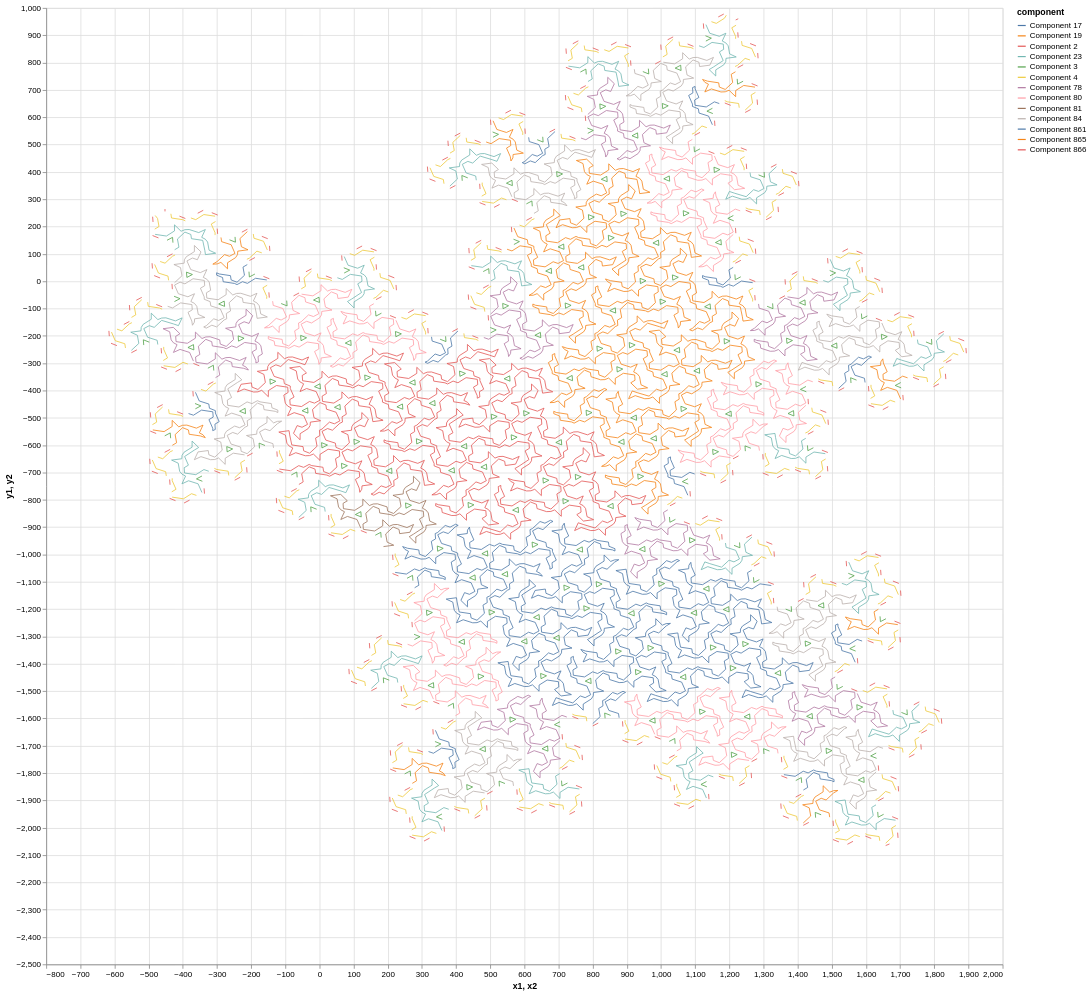

Here is the notebook cell this chart was saved with:
### Code cell
# I think this one makes infinite lines.
edges_selected = [2,5,7,8]
combo_selected = "0011001100"
all_edges = generate_map_of_valid_combinations(edges_selected)
non_crossing_options = filter_non_crossing_combinations(all_edges)
allowed_edges = get_edges_from_combo(non_crossing_options, string_to_combo(combo_selected))#1200001100

fg = filter_edges(big_edge_graph, allowed_edges)
components = find_components(fg) # components is a list of every path.
leaves, circuits, others, unique_comps = comps_and_analysis(fg, components)
chart = plot_big_graph_with_components(fg, components, add_labels=False)
chart.interactive()

### Figure 1 — Vega specification as saved in the notebook (floating-point values rounded to 4 significant figures; data arrays with more than 128 entries replaced by an {"elided": "..."} marker saying what was removed)
{"$schema": "https://vega.github.io/schema/vega/v5.json", "data": [{"name": "param_3_store"}, {"name": "param_4_store"}, {"name": "source_0", "values": {"elided": "6818 records"}}, {"name": "source_0_color_domain_component", "values": [{"component": "Component 4"}, {"component": "Component 2"}, {"component": "Component 80"}, {"component": "Component 3"}, {"component": "Component 23"}, {"component": "Component 84"}, {"component": "Component 78"}, {"component": "Component 17"}, {"component": "Component 19"}, {"component": "Component 866"}, {"component": "Component 865"}, {"component": "Component 861"}, {"component": "Component 81"}]}], "signals": [{"name": "unit", "value": {}, "on": [{"events": "pointermove", "update": "isTuple(group()) ? group() : unit"}]}, {"name": "param_3", "update": "vlSelectionResolve(\"param_3_store\", \"union\")"}, {"name": "param_4", "update": "vlSelectionResolve(\"param_4_store\", \"union\")"}, {"name": "param_3_x1", "on": [{"events": [{"source": "view", "type": "dblclick"}], "update": "null"}, {"events": {"signal": "param_3_translate_delta"}, "update": "panLinear(param_3_translate_anchor.extent_x, -param_3_translate_delta.x / width)"}, {"events": {"signal": "param_3_zoom_delta"}, "update": "zoomLinear(domain(\"x\"), param_3_zoom_anchor.x, param_3_zoom_delta)"}]}, {"name": "param_3_y1", "on": [{"events": [{"source": "view", "type": "dblclick"}], "update": "null"}, {"events": {"signal": "param_3_translate_delta"}, "update": "panLinear(param_3_translate_anchor.extent_y, param_3_translate_delta.y / height)"}, {"events": {"signal": "param_3_zoom_delta"}, "update": "zoomLinear(domain(\"y\"), param_3_zoom_anchor.y, param_3_zoom_delta)"}]}, {"name": "param_3_tuple", "on": [{"events": [{"signal": "param_3_x1 || param_3_y1"}], "update": "param_3_x1 && param_3_y1 ? {unit: \"\", fields: param_3_tuple_fields, values: [param_3_x1,param_3_y1]} : null"}]}, {"name": "param_3_tuple_fields", "value": [{"field": "x1", "channel": "x", "type": "R"}, {"field": "y1", "channel": "y", "type": "R"}]}, {"name": "param_3_translate_anchor", "value": {}, "on": [{"events": [{"source": "scope", "type": "pointerdown"}], "update": "{x: x(unit), y: y(unit), extent_x: domain(\"x\"), extent_y: domain(\"y\")}"}]}, {"name": "param_3_translate_delta", "value": {}, "on": [{"events": [{"source": "window", "between": [{"source": "scope", "type": "pointerdown"}, {"source": "window", "type": "pointerup"}], "consume": true, "type": "pointermove"}], "update": "{x: param_3_translate_anchor.x - x(unit), y: param_3_translate_anchor.y - y(unit)}"}]}, {"name": "param_3_zoom_anchor", "on": [{"events": [{"source": "scope", "consume": true, "type": "wheel"}], "update": "{x: invert(\"x\", x(unit)), y: invert(\"y\", y(unit))}"}]}, {"name": "param_3_zoom_delta", "on": [{"events": [{"source": "scope", "type": "wheel", "consume": true}], "update": "pow(1.001, event.deltaY * pow(16, event.deltaMode))", "force": true}]}, {"name": "param_3_modify", "on": [{"events": {"signal": "param_3_tuple"}, "update": "modify(\"param_3_store\", param_3_tuple, true)"}]}, {"name": "param_4_x1", "on": [{"events": [{"source": "view", "type": "dblclick"}], "update": "null"}, {"events": {"signal": "param_4_translate_delta"}, "update": "panLinear(param_4_translate_anchor.extent_x, -param_4_translate_delta.x / width)"}, {"events": {"signal": "param_4_zoom_delta"}, "update": "zoomLinear(domain(\"x\"), param_4_zoom_anchor.x, param_4_zoom_delta)"}]}, {"name": "param_4_y1", "on": [{"events": [{"source": "view", "type": "dblclick"}], "update": "null"}, {"events": {"signal": "param_4_translate_delta"}, "update": "panLinear(param_4_translate_anchor.extent_y, param_4_translate_delta.y / height)"}, {"events": {"signal": "param_4_zoom_delta"}, "update": "zoomLinear(domain(\"y\"), param_4_zoom_anchor.y, param_4_zoom_delta)"}]}, {"name": "param_4_tuple", "on": [{"events": [{"signal": "param_4_x1 || param_4_y1"}], "update": "param_4_x1 && param_4_y1 ? {unit: \"\", fields: param_4_tuple_fields, values: [param_4_x1,param_4_y1]} : null"}]}, {"name": "param_4_tuple_fields", "value": [{"field": "x1", "channel": "x", "type": "R"}, {"field": "y1", "channel": "y", "type": "R"}]}, {"name": "param_4_translate_anchor", "value": {}, "on": [{"events": [{"source": "scope", "type": "pointerdown"}], "update": "{x: x(unit), y: y(unit), extent_x: domain(\"x\"), extent_y: domain(\"y\")}"}]}, {"name": "param_4_translate_delta", "value": {}, "on": [{"events": [{"source": "window", "between": [{"source": "scope", "type": "pointerdown"}, {"source": "window", "type": "pointerup"}], "type": "pointermove", "consume": true}], "update": "{x: param_4_translate_anchor.x - x(unit), y: param_4_translate_anchor.y - y(unit)}"}]}, {"name": "param_4_zoom_anchor", "on": [{"events": [{"source": "scope", "type": "wheel", "consume": true}], "update": "{x: invert(\"x\", x(unit)), y: invert(\"y\", y(unit))}"}]}, {"name": "param_4_zoom_delta", "on": [{"events": [{"source": "scope", "type": "wheel", "consume": true}], "update": "pow(1.001, event.deltaY * pow(16, event.deltaMode))", "force": true}]}, {"name": "param_4_modify", "on": [{"events": {"signal": "param_4_tuple"}, "update": "modify(\"param_4_store\", param_4_tuple, true)"}]}], "marks": [{"type": "rule", "name": "marks", "from": {"data": "source_0"}, "encode": {"update": {"stroke": {"field": "component", "scale": "color"}, "y2": {"field": "y2", "scale": "y"}, "x": {"field": "x1", "scale": "x"}, "y": {"field": "y1", "scale": "y"}, "x2": {"field": "x2", "scale": "x"}}}, "style": ["rule"], "interactive": true, "clip": true}], "scales": [{"name": "x", "type": "linear", "domain": {"data": "source_0", "fields": ["x1", "x2"]}, "range": [0, {"signal": "width"}], "domainRaw": {"signal": "param_4[\"x1\"]"}, "zero": true, "nice": true}, {"name": "y", "type": "linear", "domain": {"data": "source_0", "fields": ["y1", "y2"]}, "range": [{"signal": "height"}, 0], "nice": true, "zero": true, "domainRaw": {"signal": "param_4[\"y1\"]"}}, {"name": "color", "type": "ordinal", "domain": {"data": "source_0_color_domain_component", "field": "component", "sort": true}, "range": "category"}], "axes": [{"scale": "x", "maxExtent": 0, "domain": false, "ticks": false, "labels": false, "orient": "bottom", "minExtent": 0, "gridScale": "y", "zindex": 0, "tickCount": {"signal": "ceil(width/40)"}, "aria": false, "grid": true}, {"scale": "y", "tickCount": {"signal": "ceil(height/40)"}, "gridScale": "x", "labels": false, "minExtent": 0, "grid": true, "aria": false, "maxExtent": 0, "domain": false, "ticks": false, "orient": "left", "zindex": 0}, {"scale": "x", "labelOverlap": true, "tickCount": {"signal": "ceil(width/40)"}, "zindex": 0, "labelFlush": true, "orient": "bottom", "grid": false, "title": "x1, x2"}, {"scale": "y", "title": "y1, y2", "grid": false, "zindex": 0, "labelOverlap": true, "orient": "left", "tickCount": {"signal": "ceil(height/40)"}}], "legends": [{"stroke": "color", "symbolType": "stroke", "title": "component"}], "width": 1200, "padding": 5, "height": 1200, "style": "cell", "background": "white"}
